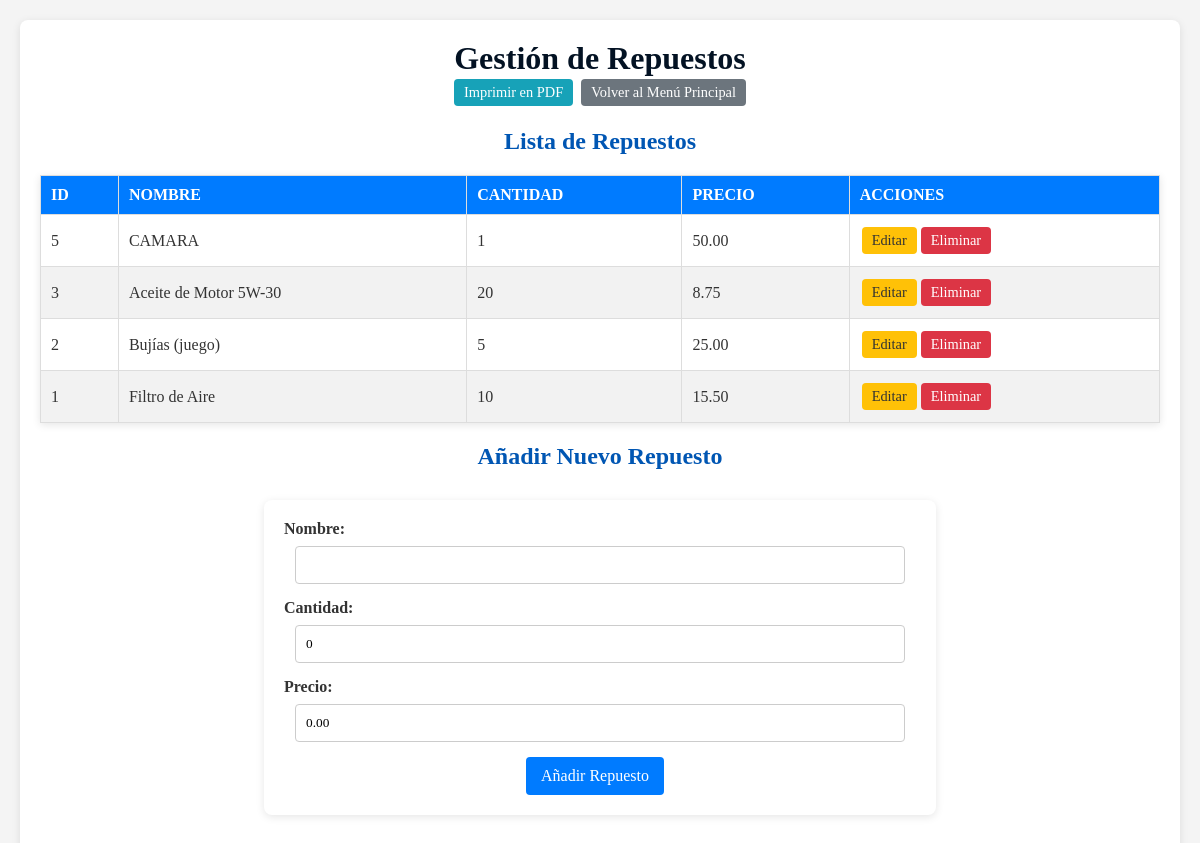
Screenshot of /repuestos.php with the database file from the repository.
### tables this page shows
CREATE TABLE `repuestos` (
  `id` int(11) NOT NULL,
  `nombre` varchar(100) NOT NULL,
  `cantidad` int(11) NOT NULL DEFAULT 0,
  `precio` decimal(10,2) NOT NULL DEFAULT 0.00
);

### repuestos.php (the view, shortened to what this page needs)
<?php
include 'db_config.php';
?>
<!DOCTYPE html>
<html lang="es">
<head>
    <link rel="stylesheet" href="styles.css">
</head>
<body>
    <div class="container">
        <h1>Gestión de Repuestos</h1>
        <div class="top-buttons">
            <a href="pdf_repuestos.php" class="action-button print-button" target="_blank">Imprimir en PDF</a>
            <a href="index.php" class="action-button back-button">Volver al Menú Principal</a>
        </div>
        <h2>Lista de Repuestos</h2>
        <table>
            <thead>
                <tr>
                    <th>ID</th>
                    <th>Nombre</th>
                    <th>Cantidad</th>
                    <th>Precio</th>
                    <th>Acciones</th>
                </tr>
            </thead>
            <tbody>
                <?php
                $sql_select = "SELECT id, nombre, cantidad, precio FROM repuestos ORDER BY id DESC";
                $result = $conn->query($sql_select);
                if ($result->num_rows > 0) {
                    while($row = $result->fetch_assoc()) {
                        echo "<tr>";
                        echo "<td>" . $row["id"] . "</td>";
                        echo "<td>" . htmlspecialchars($row["nombre"]) . "</td>";
                        echo "<td>" . htmlspecialchars($row["cantidad"]) . "</td>";
                        echo "<td>" . htmlspecialchars(number_format($row["precio"], 2)) . "</td>";
                        echo "<td>";
                        echo "<a href='edit_repuesto.php?id=" . $row["id"] . "' class='action-button edit-button'>Editar</a>";
                        echo "<a href='repuestos.php?delete_id=" . $row["id"] . "' class='action-button delete-button' onclick=\"return confirm('¿Estás seguro de que quieres eliminar el repuesto " . htmlspecialchars($row["nombre"]) . "?');\">Eliminar</a>";
                        echo "</td>";
                        echo "</tr>";
                    }
                } else {
                    echo "<tr><td colspan='5'>No hay repuestos registrados.</td></tr>";
                }
                ?>
            </tbody>
        </table>
        <h2>Añadir Nuevo Repuesto</h2>
        <div class="form-container">
            <form action="repuestos.php" method="POST">
                <label for="nombre">Nombre:</label>
                <input type="text" id="nombre" name="nombre" required>
                <label for="cantidad">Cantidad:</label>
                <input type="number" id="cantidad" name="cantidad" min="0" value="0" required>
                <label for="precio">Precio:</label>
                <input type="number" id="precio" name="precio" step="0.01" min="0" value="0.00" required>
                <input type="submit" name="submit_add" value="Añadir Repuesto" class="create-button">
            </form>
        </div>
    </div>
</body>
</html>

### styles.css (style rules this page uses)
:root { --primary-color: #4f4aa6; --secondary-color: #f57309; --bg-color: #f7f7f7; --light-color: white; --header-title-font: Popins-Extrabold; --text-font: Popins; --menu-font: Popins-Bold; --fontsubt: fonta; --secction-font-title: Popins-Bold; --darck-color: black; }
* { margin: 0; padding: 0; box-sizing: border-box; font-family: var(--text-font); }
body { font-family: Arial, sans-serif; margin: 20px; background-color: #f4f4f4; color: #333; }
h1, h2 { color: #0056b3; text-align: center; }
.container { max-width: 1200px; margin: 0 auto; padding: 20px; background-color: #fff; box-shadow: 0 2px 8px rgba(0,0,0,0.1); border-radius: 8px; }
table { width: 100%; margin: 20px auto; border-collapse: collapse; box-shadow: 0 2px 8px rgba(0,0,0,0.1); background-color: #fff; }
th, td { border: 1px solid #ddd; padding: 10px; text-align: left; }
th { background-color: #007bff; color: white; text-transform: uppercase; }
tr:nth-child(even) { background-color: #f2f2f2; }
.action-button { padding: 5px 10px; border: none; cursor: pointer; border-radius: 4px; text-decoration: none; color: white; display: inline-block; margin: 2px; font-size: 0.9em; }
.delete-button { background-color: #dc3545; }
.edit-button { background-color: #ffc107; color: #333; }
.print-button { background-color: #17a2b8; }
.create-button { background-color: #28a745; }
.back-button { background-color: #6c757d; }
.form-container { width: 60%; margin: 30px auto; padding: 20px; background-color: #fff; box-shadow: 0 2px 8px rgba(0,0,0,0.1); border-radius: 8px; }
.form-container label { display: block; margin-bottom: 8px; font-weight: bold; text-align: left; }
.form-container input[type="text"], .form-container input[type="date"], .form-container input[type="number"], .form-container select, .form-container textarea { width: calc(100% - 22px); padding: 10px; margin-bottom: 15px; border: 1px solid #ccc; border-radius: 4px; box-sizing: border-box; }
.form-container input[type="submit"] { background-color: #007bff; color: white; padding: 10px 15px; border: none; border-radius: 4px; cursor: pointer; font-size: 16px; margin-right: 10px; }
.top-buttons { text-align: center; margin-bottom: 20px; }
a { text-decoration: none; }
h1 { font-family: var(--secction-font-title); color: #031223; }
::placeholder { color: #0c0011; }
html { font-family: 'Segoe UI', sans-serif; text-align: center; }

### rows the page displays
repuestos: id "5", nombre "CAMARA", cantidad "1", precio "50.00"
repuestos: id "3", nombre "Aceite de Motor 5W-30", cantidad "20", precio "8.75"
repuestos: id "2", nombre "Bujías (juego)", cantidad "5", precio "25.00"
repuestos: id "1", nombre "Filtro de Aire", cantidad "10", precio "15.50"
